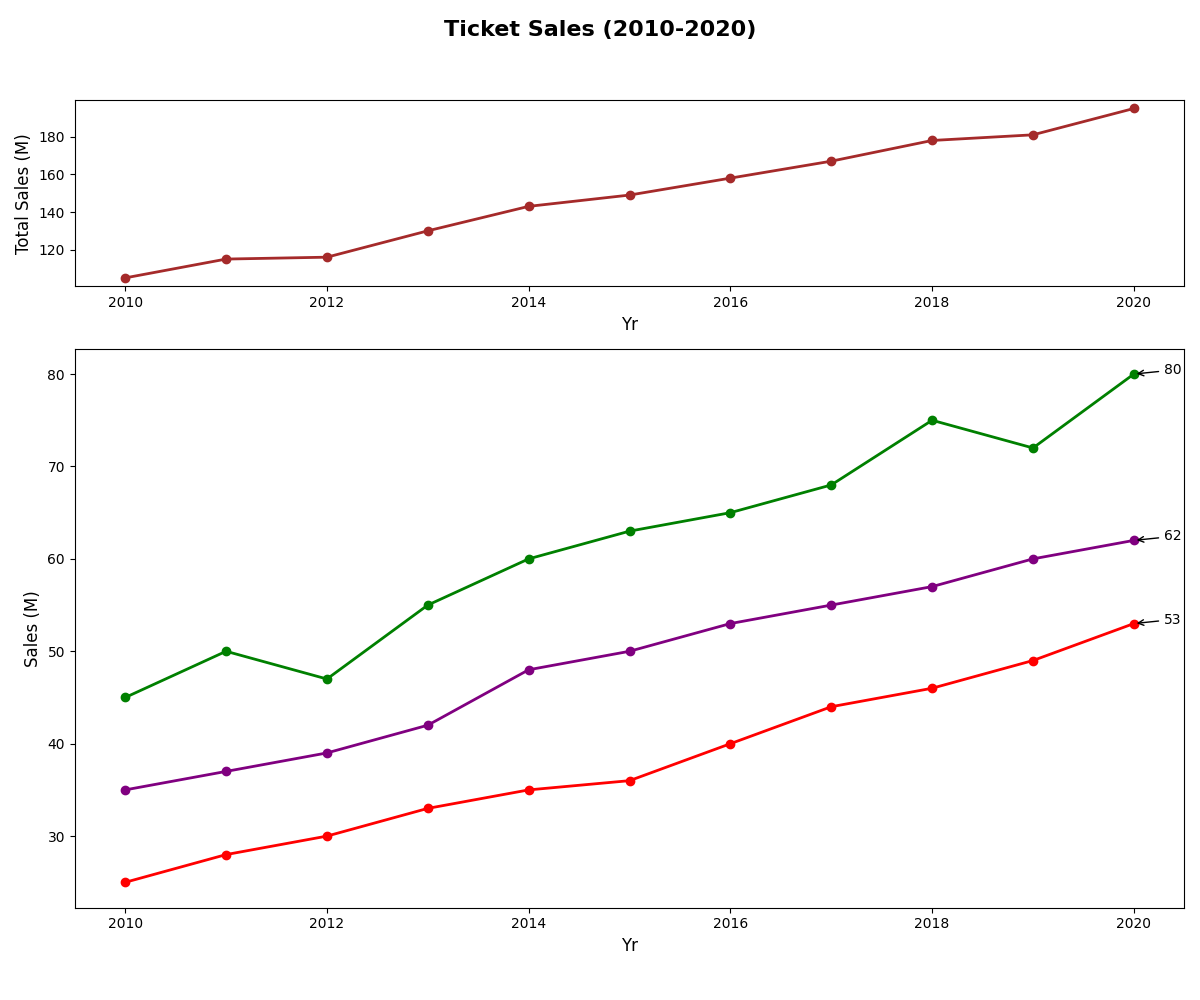

Generate this figure with Python:
import matplotlib.pyplot as plt
import numpy as np

years = np.arange(2010, 2021)

action_sales = np.array([45, 50, 47, 55, 60, 63, 65, 68, 75, 72, 80])
drama_sales = np.array([35, 37, 39, 42, 48, 50, 53, 55, 57, 60, 62])
scifi_sales = np.array([25, 28, 30, 33, 35, 36, 40, 44, 46, 49, 53])

fig, (ax2, ax1) = plt.subplots(2, 1, figsize=(12, 10), gridspec_kw={'height_ratios': [1, 3]})

total_sales = action_sales + drama_sales + scifi_sales
ax2.plot(years, total_sales, marker='o', linestyle='-', color='brown', linewidth=2)
ax2.set_xlabel('Yr', fontsize=12)
ax2.set_ylabel('Total Sales (M)', fontsize=12)

# Shuffling the assigned colors
ax1.plot(years, action_sales, marker='o', linestyle='-', color='green', linewidth=2)
ax1.plot(years, drama_sales, marker='o', linestyle='-', color='purple', linewidth=2)
ax1.plot(years, scifi_sales, marker='o', linestyle='-', color='red', linewidth=2)

annotations = {
    'Act': (years[np.argmax(action_sales)], max(action_sales)),
    'Dra': (years[np.argmax(drama_sales)], max(drama_sales)),
    'SF': (years[np.argmax(scifi_sales)], max(scifi_sales))
}

for genre, (year, value) in annotations.items():
    ax1.annotate(f'{value}', xy=(year, value), xytext=(year + 0.3, value),
                 arrowprops=dict(facecolor='black', arrowstyle="->"))

ax1.set_xlabel('Yr', fontsize=12)
ax1.set_ylabel('Sales (M)', fontsize=12)

fig.suptitle('Ticket Sales (2010-2020)', fontsize=16, fontweight='bold')

plt.tight_layout(rect=[0, 0.03, 1, 0.95])
plt.show()
